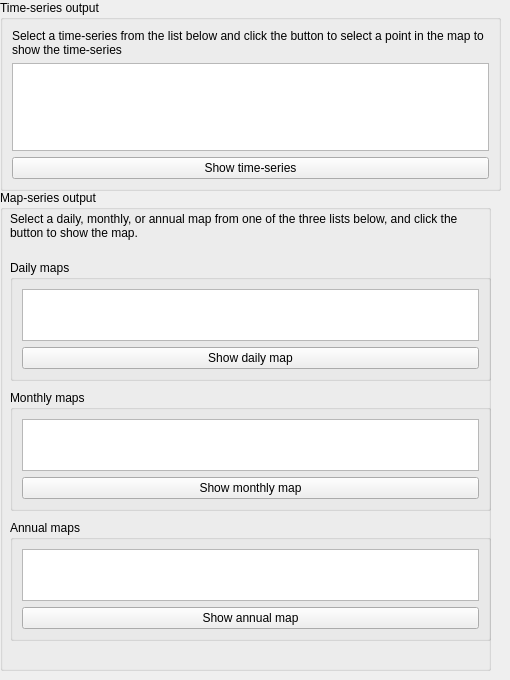
     <widget class="QWidget" name="visualizeTab">
      <attribute name="title">
       <string>Visualize results</string>
      </attribute>
      <widget class="QGroupBox" name="groupBox_34">
       <property name="geometry">
        <rect>
         <x>0</x>
         <y>0</y>
         <width>501</width>
         <height>191</height>
        </rect>
       </property>
       <property name="title">
        <string>Time-series output</string>
       </property>
       <layout class="QVBoxLayout" name="verticalLayout_33">
        <item>
         <widget class="QLabel" name="label_6">
          <property name="text">
           <string>Select a time-series from the list below and click the button to select a point in the map to show the time-series</string>
          </property>
          <property name="textFormat">
           <enum>Qt::PlainText</enum>
          </property>
          <property name="wordWrap">
           <bool>true</bool>
          </property>
         </widget>
        </item>
        <item>
         <widget class="QListWidget" name="timeSeriesListWidget"/>
        </item>
        <item>
         <widget class="QPushButton" name="showTimeSeriesButton">
          <property name="text">
           <string>Show time-series</string>
          </property>
         </widget>
        </item>
       </layout>
      </widget>
      <widget class="QGroupBox" name="groupBox_35">
       <property name="geometry">
        <rect>
         <x>0</x>
         <y>190</y>
         <width>491</width>
         <height>481</height>
        </rect>
       </property>
       <property name="title">
        <string>Map-series output</string>
       </property>
       <widget class="QLabel" name="label_7">
        <property name="geometry">
         <rect>
          <x>10</x>
          <y>20</y>
          <width>481</width>
          <height>31</height>
         </rect>
        </property>
        <property name="text">
         <string>Select a daily, monthly, or annual map from one of the three lists below, and click the button to show the map.</string>
        </property>
        <property name="wordWrap">
         <bool>true</bool>
        </property>
       </widget>
       <widget class="QGroupBox" name="groupBox_37">
        <property name="geometry">
         <rect>
          <x>10</x>
          <y>200</y>
          <width>481</width>
          <height>121</height>
         </rect>
        </property>
        <property name="title">
         <string>Monthly maps</string>
        </property>
        <layout class="QVBoxLayout" name="verticalLayout_35">
         <item>
          <widget class="QListWidget" name="mMapSeriesListWidget"/>
         </item>
         <item>
          <widget class="QPushButton" name="showMMapSeriesButton">
           <property name="text">
            <string>Show monthly map</string>
           </property>
          </widget>
         </item>
        </layout>
       </widget>
       <widget class="QGroupBox" name="groupBox_36">
        <property name="geometry">
         <rect>
          <x>10</x>
          <y>70</y>
          <width>481</width>
          <height>121</height>
         </rect>
        </property>
        <property name="title">
         <string>Daily maps</string>
        </property>
        <layout class="QVBoxLayout" name="verticalLayout_34">
         <item>
          <widget class="QListWidget" name="dMapSeriesListWidget"/>
         </item>
         <item>
          <widget class="QPushButton" name="showDMapSeriesButton">
           <property name="text">
            <string>Show daily map</string>
           </property>
          </widget>
         </item>
        </layout>
       </widget>
       <widget class="QGroupBox" name="groupBox_38">
        <property name="geometry">
         <rect>
          <x>10</x>
          <y>330</y>
          <width>481</width>
          <height>121</height>
         </rect>
        </property>
        <property name="title">
         <string>Annual maps</string>
        </property>
        <layout class="QVBoxLayout" name="verticalLayout_36">
         <item>
          <widget class="QListWidget" name="yMapSeriesListWidget"/>
         </item>
         <item>
          <widget class="QPushButton" name="showYMapSeriesButton">
           <property name="text">
            <string>Show annual map</string>
           </property>
          </widget>
         </item>
        </layout>
       </widget>
      </widget>
     </widget>
